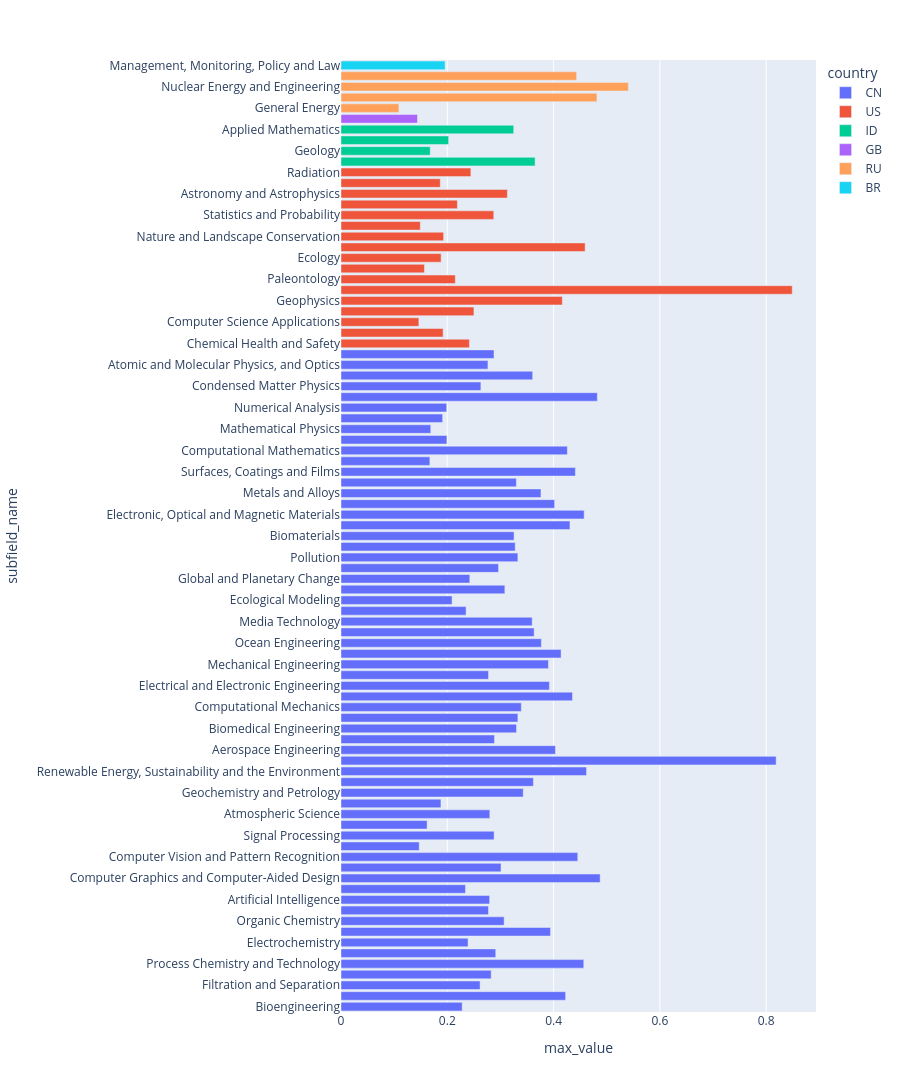

This figure's notebook cell:
### Code cell
domain_name = ("Physical Sciences")
px.bar(
    df_max_by_subfield.query("domain_name == @domain_name"),
    x="max_value",
    y="subfield_name",
    color="country",
    height=1100
)

### Figure 1 — Plotly figure (JSON) as saved in the notebook; plotly's stock layout.template omitted (floating-point values rounded to 4 significant figures)
{"data": [{"hovertemplate": "country=CN<br>max_value=%{x}<br>subfield_name=%{y}<extra></extra>", "legendgroup": "CN", "marker": {"color": "#636efa", "pattern": {"shape": ""}}, "name": "CN", "orientation": "h", "showlegend": true, "textposition": "auto", "x": [0.228, 0.4227, 0.2617, 0.2825, 0.4568, 0.2912, 0.2391, 0.3942, 0.3069, 0.2775, 0.2797, 0.2342, 0.4876, 0.3011, 0.4455, 0.1472, 0.2881, 0.162, 0.28, 0.188, 0.3429, 0.362, 0.462, 0.8187, 0.4035, 0.2888, 0.3303, 0.3328, 0.3392, 0.4356, 0.3921, 0.2776, 0.3903, 0.4141, 0.377, 0.3634, 0.3597, 0.2353, 0.209, 0.3083, 0.2423, 0.2964, 0.3328, 0.3278, 0.3256, 0.4308, 0.4575, 0.4019, 0.3762, 0.3299, 0.4411, 0.1672, 0.4259, 0.1993, 0.1689, 0.1912, 0.1988, 0.4823, 0.2632, 0.3606, 0.2765, 0.2879], "xaxis": "x", "y": ["Bioengineering", "Catalysis", "Filtration and Separation", "Fluid Flow and Transfer Processes", "Process Chemistry and Technology", "Analytical Chemistry", "Electrochemistry", "Inorganic Chemistry", "Organic Chemistry", "Spectroscopy", "Artificial Intelligence", "Computational Theory and Mathematics", "Computer Graphics and Computer-Aided Design", "Computer Networks and Communications", "Computer Vision and Pattern Recognition", "Human-Computer Interaction", "Signal Processing", "Software", "Atmospheric Science", "Earth-Surface Processes", "Geochemistry and Petrology", "Energy Engineering and Power Technology", "Renewable Energy, Sustainability and the Environment", "General Engineering", "Aerospace Engineering", "Automotive Engineering", "Biomedical Engineering", "Civil and Structural Engineering", "Computational Mechanics", "Control and Systems Engineering", "Electrical and Electronic Engineering", "Industrial and Manufacturing Engineering", "Mechanical Engineering", "Mechanics of Materials", "Ocean Engineering", "Safety, Risk, Reliability and Quality", "Media Technology", "Building and Construction", "Ecological Modeling", "Environmental Engineering", "Global and Planetary Change", "Health, Toxicology and Mutagenesis", "Pollution", "Water Science and Technology", "Biomaterials", "Ceramics and Composites", "Electronic, Optical and Magnetic Materials", "Materials Chemistry", "Metals and Alloys", "Polymers and Plastics", "Surfaces, Coatings and Films", "Algebra and Number Theory", "Computational Mathematics", "Discrete Mathematics and Combinatorics", "Mathematical Physics", "Modeling and Simulation", "Numerical Analysis", "Acoustics and Ultrasonics", "Condensed Matter Physics", "Instrumentation", "Atomic and Molecular Physics, and Optics", "Statistical and Nonlinear Physics"], "yaxis": "y", "type": "bar"}, {"hovertemplate": "country=US<br>max_value=%{x}<br>subfield_name=%{y}<extra></extra>", "legendgroup": "US", "marker": {"color": "#EF553B", "pattern": {"shape": ""}}, "name": "US", "orientation": "h", "showlegend": true, "textposition": "auto", "x": [0.2415, 0.1922, 0.1465, 0.2501, 0.4165, 0.849, 0.2151, 0.157, 0.1884, 0.4594, 0.1931, 0.1492, 0.2874, 0.219, 0.3131, 0.1868, 0.2444], "xaxis": "x", "y": ["Chemical Health and Safety", "Physical and Theoretical Chemistry", "Computer Science Applications", "Hardware and Architecture", "Geophysics", "Oceanography", "Paleontology", "Architecture", "Ecology", "Environmental Chemistry", "Nature and Landscape Conservation", "Geometry and Topology", "Statistics and Probability", "Theoretical Computer Science", "Astronomy and Astrophysics", "Nuclear and High Energy Physics", "Radiation"], "yaxis": "y", "type": "bar"}, {"hovertemplate": "country=ID<br>max_value=%{x}<br>subfield_name=%{y}<extra></extra>", "legendgroup": "ID", "marker": {"color": "#00cc96", "pattern": {"shape": ""}}, "name": "ID", "orientation": "h", "showlegend": true, "textposition": "auto", "x": [0.3652, 0.1679, 0.2025, 0.3249], "xaxis": "x", "y": ["Information Systems", "Geology", "Waste Management and Disposal", "Applied Mathematics"], "yaxis": "y", "type": "bar"}, {"hovertemplate": "country=GB<br>max_value=%{x}<br>subfield_name=%{y}<extra></extra>", "legendgroup": "GB", "marker": {"color": "#ab63fa", "pattern": {"shape": ""}}, "name": "GB", "orientation": "h", "showlegend": true, "textposition": "auto", "x": [0.1439], "xaxis": "x", "y": ["Space and Planetary Science"], "yaxis": "y", "type": "bar"}, {"hovertemplate": "country=RU<br>max_value=%{x}<br>subfield_name=%{y}<extra></extra>", "legendgroup": "RU", "marker": {"color": "#FFA15A", "pattern": {"shape": ""}}, "name": "RU", "orientation": "h", "showlegend": true, "textposition": "auto", "x": [0.109, 0.4816, 0.5407, 0.4432], "xaxis": "x", "y": ["General Energy", "Fuel Technology", "Nuclear Energy and Engineering", "General Materials Science"], "yaxis": "y", "type": "bar"}, {"hovertemplate": "country=BR<br>max_value=%{x}<br>subfield_name=%{y}<extra></extra>", "legendgroup": "BR", "marker": {"color": "#19d3f3", "pattern": {"shape": ""}}, "name": "BR", "orientation": "h", "showlegend": true, "textposition": "auto", "x": [0.1958], "xaxis": "x", "y": ["Management, Monitoring, Policy and Law"], "yaxis": "y", "type": "bar"}], "layout": {"xaxis": {"anchor": "y", "domain": [0.0, 1.0], "title": {"text": "max_value"}}, "yaxis": {"anchor": "x", "domain": [0.0, 1.0], "title": {"text": "subfield_name"}}, "legend": {"title": {"text": "country"}, "tracegroupgap": 0}, "margin": {"t": 60}, "barmode": "relative", "height": 1100}}
